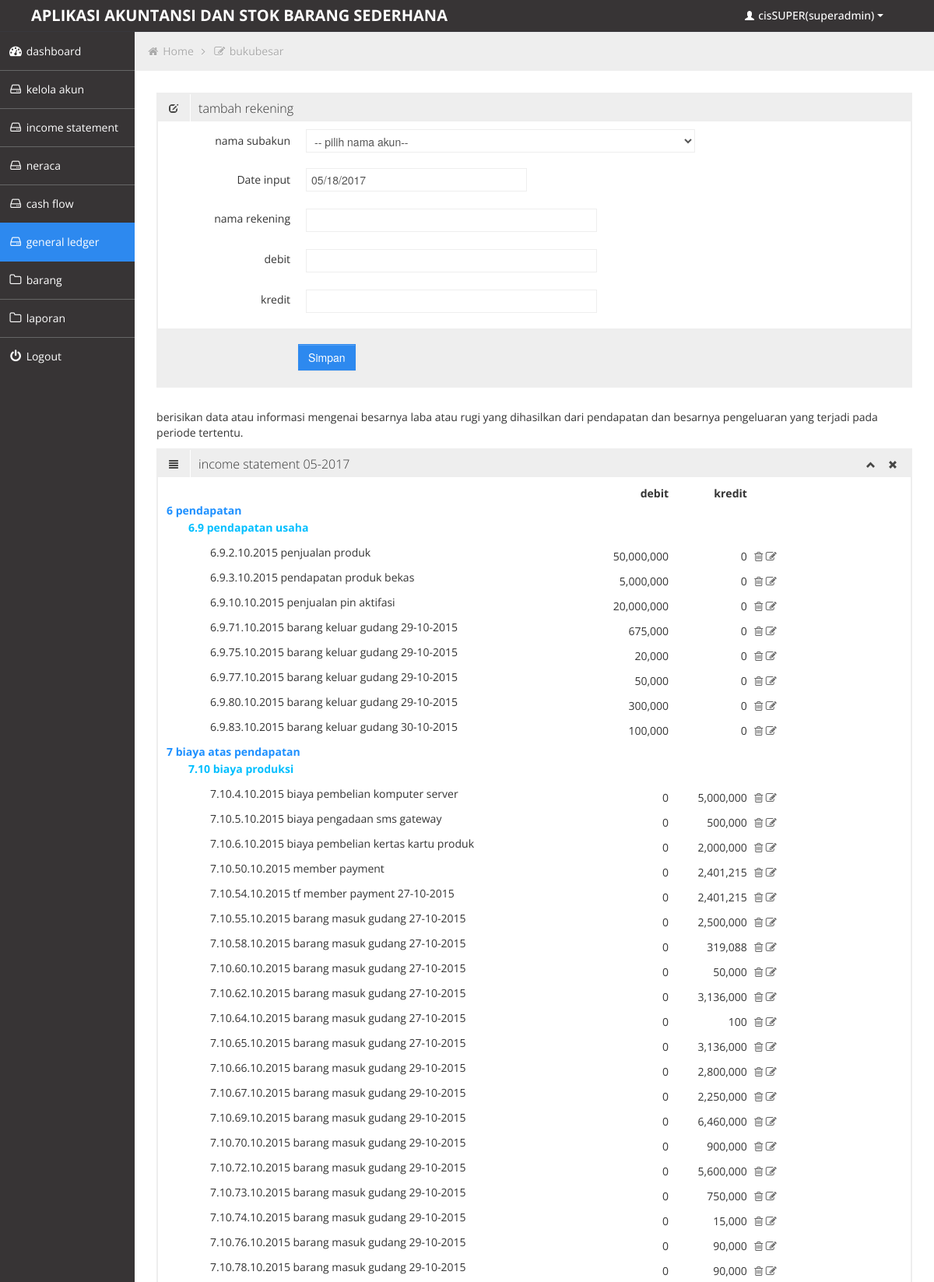
/admin/media.php?module=bukubesar&acc=view (signed in, upper part), run on the app's committed database.
### tables this page shows
CREATE TABLE IF NOT EXISTS `master` (
  `id_master` int(11) NOT NULL AUTO_INCREMENT,
  `nama_master` varchar(122) NOT NULL,
  `master_seo` varchar(122) NOT NULL,
  `status` varchar(122) NOT NULL,
  PRIMARY KEY (`id_master`)
);

CREATE TABLE IF NOT EXISTS `submaster` (
  `id_submaster` int(11) NOT NULL AUTO_INCREMENT,
  `nama_submaster` varchar(123) NOT NULL,
  `id_master` varchar(123) NOT NULL,
  PRIMARY KEY (`id_submaster`)
);

CREATE TABLE IF NOT EXISTS `income` (
  `id_income` int(11) NOT NULL AUTO_INCREMENT,
  `id_submaster` varchar(122) NOT NULL,
  `jumlah` varchar(122) NOT NULL,
  `nama_keterangan` varchar(122) NOT NULL,
  `tanggal` date NOT NULL,
  `debit` int(122) NOT NULL,
  `kredit` int(122) NOT NULL,
  `status` varchar(122) NOT NULL,
  PRIMARY KEY (`id_income`)
);

### admin/modul/bukubesar/bukubesar.php (the view, shortened to what this page needs)
<?php
$date=date('Y-m-d');
$iki=explode("-",$date);
?>
        <div class="row-fluid sortable">
				<div class="box span12">
					<div class="box-header" data-original-title>
						<h2><i class="halflings-icon edit"></i><span class="break"></span>tambah rekening</h2>
					</div>
					<div class="box-content">
						<form class="form-horizontal"  action="<?php echo $PHP_SELF ?> " method="post" enctype="multipart/form-data">
						  <fieldset>
						  	<div class="control-group">
							  <label class="control-label" for="typeahead">nama subakun </label>
							  <div class="controls">
								<select name="master"  style="width: 500px; ">
								    <option>-- pilih nama akun--</value>
								</select>
							  </div>
							</div>
							<div class="control-group">
							  <label class="control-label" for="date01">Date input</label>
							  <div class="controls">
								<input type="text" name="tanggal" class="input-xlarge datepicker" id="date01" value="<?php echo "".$iki[1]."/".$iki[2]."/".$iki[0]."";?>">
							  </div>
							</div>
							  <div class="control-group">
							  <label class="control-label" for="typeahead">nama rekening  </label>
							  <div class="controls">
								<input name="nama_keterangan" type="text" class="span6 typeahead" id="typeahead"  >
							  </div>
							</div>
							<div class="control-group">
							  <label class="control-label" for="typeahead">debit  </label>
							  <div class="controls">
								<input name="debit" type="number" class="span6 typeahead" id="typeahead"  >
							  </div>
							</div>
							<div class="control-group">
							  <label class="control-label" for="typeahead">kredit</label>
							  <div class="controls">
								<input name="kredit" type="number" class="span6 typeahead" id="typeahead"  >
							  </div>
							</div>
							<div class="form-actions">
							  <input type="submit" name="submit"class="btn btn-primary" value=" Simpan " >
							</div>
						  </fieldset>
						</form>
					</div>
				</div>
				</div>
				<p> berisikan data atau informasi mengenai besarnya laba atau rugi yang dihasilkan dari pendapatan dan besarnya pengeluaran yang terjadi pada periode tertentu.
            	<div class="row-fluid sortable">
				<div class="box span12">
					<div class="box-header">
						<h2><i class="halflings-icon align-justify"></i><span class="break"></span>income statement  <?php echo "".$iki[1]."-".$iki[0]."  " ?>
						  </h2>
						<div class="box-icon">
							<a href="#" class="btn-minimize"><i class="halflings-icon chevron-up"></i></a>
							<a href="#" class="btn-close"><i class="halflings-icon remove"></i></a>
						</div>
					</div>
					<div class="box-content">
						<table border="0" style="width: 800px; ">
							    <thead>
							  <tr>
								  <th> </th>
								  <th style="text-align: right;">debit</th>
								  <th style="text-align: right;">kredit</th>
							  </tr>
						  </thead>
							  <tbody>
							   <?php
						  $d=mysql_query("select * from master where status='laba/rugi' order by id_master asc");
						  while ($r=mysql_fetch_array($d))
						  {
						  ?>
							<tr>
								<td><?php echo "<b style=color:#1E90FF;>$r[id_master] $r[nama_master]</b>";?></td>
								<?php $f=mysql_query("select * from master,submaster where master.id_master=submaster.id_master and submaster.id_master='$r[id_master]' ");
								while ($t=mysql_fetch_array($f)){?>
								<tr><td class="center" ><?php echo "<p style=padding-left:2em ><b style=color:#00BFFF;>$r[id_master].$t[id_submaster] $t[nama_submaster]</b>";?></td>
								<?php $b=mysql_query("select * from submaster,income where income.id_submaster=submaster.id_submaster and submaster.id_submaster='$t[id_submaster]' order by income.id_income asc ");
								while ($o=mysql_fetch_array($b)){
								$debit=number_format($o[debit]);
								$kredit=number_format($o[kredit]);
								$belah=explode("-",$o[tanggal]);
								?>
								<tr><td class="center" ><?php echo "<p style=padding-left:4em >$r[id_master].$t[id_submaster].$o[id_income].".$belah[1].".".$belah[0]." $o[nama_keterangan]";?></td>
								<td class="center" style="text-align: right;"><?php echo "$debit";?></td>
								<td class="center" style="text-align: right;"><?php echo "$kredit";?></td>
								<td> &nbsp <a href="modul/income/dellincome.php?id=<?php echo "$o[id_income]";?>"><i class="icon-trash"></i></a> <a><i class="icon-edit"></a></td>
								</tr>
								<?php } ?>
								</tr>
							</tr>
							<?php
							}
							}
							?>
							  </tbody>
						 </table>
					</div>
				</div>
			</div>

### admin/css/style.css (style rules this page uses)
body { background: #F5F5F5; color: #333; border: none; font-family: 'Open Sans', sans-serif; font-weight: 400; }
a { color: #646464; }
h2 { font-size: 16px; line-height: 16px; }
.box { border: 2px solid #eee; background: #fff !important; margin-bottom: 28px; }
.box-header { height: 16px; font-size: 16px; line-height: 16px; padding: 10px; background: #eee; -webkit-box-shadow: none; -moz-box-shadow: none; box-shadow: none; overflow: hidden; }
.box-header h2 { float:left; margin-top: 0px; font-weight: 300; }
.box-header h2 i { margin: 0px 3px 0px 4px; opacity: .8; filter: alpha(opacity=80); -ms-filter:"progid:DXImageTransform.Microsoft.Alpha(Opacity=80)"; }
.box-header .box-icon { float:right; margin-top: 1px; }
.box-header .box-icon i { -webkit-transition: all 0.1s ease-in-out; -moz-transition: all 0.1s ease-in-out; -o-transition: all 0.1s ease-in-out; -ms-transition: all 0.1s ease-in-out; transition: all 0.1s ease-in-out; opacity: .8; filter: alpha(opacity=80); -ms-filter:"progid:DXImageTransform.Microsoft.Alpha(Opacity=80)"; }
.box-header .box-icon a { margin: 0px 5px; }
.box-content { position: relative; z-index: 50; margin-top: -1px; padding: 10px; background: #fff !important; }
.form-actions { padding: 19px 20px 20px; margin: 20px -10px -30px -10px; background-color: #eee; border-top: 1px solid #eee; *zoom: 1; }
.form-actions:before, .form-actions:after { display: table; line-height: 0; content: ""; }
.form-actions:after { clear: both; }
.btn { display: inline-block; padding: 6px 12px; margin-bottom: 0; font-size: 14px; font-weight: 500; line-height: 20px; text-align: center; white-space: nowrap; vertical-align: middle; cursor: pointer; border: 1px solid #a7a9aa; -webkit-border-radius: 0px !important; border-radius: 0px !important; }
.btn { color: #ffffff; background-color: #a7a9aa; border-color: #a7a9aa; background-image: none; filter: none; text-shadow: none; }
.btn-primary { background-color: #2D89EF; border-color: #2D89EF; }

### admin/css/halflings.css (style rules this page uses)
html, html .halflings { -webkit-font-smoothing: antialiased !important; }
.halflings-icon { display: inline-block; width: 14px; height: 14px; line-height: 14px; vertical-align: text-top; background-image: url(../img/glyphicons_halflings.svg); background-position: 0 0; background-repeat: no-repeat; vertical-align: top; *display: inline; *zoom: 1; *margin-right: .3em; }
.halflings-icon.remove { background-position: -312px 0; }
.halflings-icon.align-justify { background-position: -336px -48px; }
.halflings-icon.edit { background-position: -96px -72px; }
.halflings-icon.chevron-up { background-position: -288px -120px; }

### data on the page
master: id_master "6", nama_master "pendapatan"
submaster: id_master.id_master "6", id_submaster "9", nama_submaster "pendapatan usaha"
income: id_submaster.id_submaster "9", id_income "2", tanggal "10", tanggal "2015", nama_keterangan "penjualan produk", debit "50,000,000", kredit "0"
income: id_submaster.id_submaster "9", id_income "3", tanggal "10", tanggal "2015", nama_keterangan "pendapatan produk bekas", debit "5,000,000", kredit "0"
income: id_submaster.id_submaster "9", id_income "10", tanggal "10", tanggal "2015", nama_keterangan "penjualan pin aktifasi", debit "20,000,000", kredit "0"
income: id_submaster.id_submaster "9", id_income "71", tanggal "10", tanggal "2015", nama_keterangan "barang keluar gudang 29-10-2015", debit "675,000", kredit "0"
income: id_submaster.id_submaster "9", id_income "75", tanggal "10", tanggal "2015", nama_keterangan "barang keluar gudang 29-10-2015", debit "20,000", kredit "0"
income: id_submaster.id_submaster "9", id_income "77", tanggal "10", tanggal "2015", nama_keterangan "barang keluar gudang 29-10-2015", debit "50,000", kredit "0"
income: id_submaster.id_submaster "9", id_income "80", tanggal "10", tanggal "2015", nama_keterangan "barang keluar gudang 29-10-2015", debit "300,000", kredit "0"
income: id_submaster.id_submaster "9", id_income "83", tanggal "10", tanggal "2015", nama_keterangan "barang keluar gudang 30-10-2015", debit "100,000", kredit "0"
master: id_master "7", nama_master "biaya atas pendapatan"
submaster: id_master.id_master "7", id_submaster "10", nama_submaster "biaya produksi"
income: id_submaster.id_submaster "10", id_income "4", tanggal "10", tanggal "2015", nama_keterangan "biaya pembelian komputer server", debit "0", kredit "5,000,000"
income: id_submaster.id_submaster "10", id_income "5", tanggal "10", tanggal "2015", nama_keterangan "biaya pengadaan sms gateway", debit "0", kredit "500,000"
income: id_submaster.id_submaster "10", id_income "6", tanggal "10", tanggal "2015", nama_keterangan "biaya pembelian kertas kartu produk", debit "0", kredit "2,000,000"
income: id_submaster.id_submaster "10", id_income "50", tanggal "10", tanggal "2015", nama_keterangan "member payment", debit "0", kredit "2,401,215"
income: id_submaster.id_submaster "10", id_income "54", tanggal "10", tanggal "2015", nama_keterangan "tf member payment 27-10-2015", debit "0", kredit "2,401,215"
income: id_submaster.id_submaster "10", id_income "55", tanggal "10", tanggal "2015", nama_keterangan "barang masuk gudang 27-10-2015", debit "0", kredit "2,500,000"
income: id_submaster.id_submaster "10", id_income "58", tanggal "10", tanggal "2015", nama_keterangan "barang masuk gudang 27-10-2015", debit "0", kredit "319,088"
income: id_submaster.id_submaster "10", id_income "60", tanggal "10", tanggal "2015", nama_keterangan "barang masuk gudang 27-10-2015", debit "0", kredit "50,000"
income: id_submaster.id_submaster "10", id_income "62", tanggal "10", tanggal "2015", nama_keterangan "barang masuk gudang 27-10-2015", debit "0", kredit "3,136,000"
income: id_submaster.id_submaster "10", id_income "64", tanggal "10", tanggal "2015", nama_keterangan "barang masuk gudang 27-10-2015", debit "0", kredit "100"
income: id_submaster.id_submaster "10", id_income "65", tanggal "10", tanggal "2015", nama_keterangan "barang masuk gudang 27-10-2015", debit "0", kredit "3,136,000"
income: id_submaster.id_submaster "10", id_income "66", tanggal "10", tanggal "2015", nama_keterangan "barang masuk gudang 29-10-2015", debit "0", kredit "2,800,000"
income: id_submaster.id_submaster "10", id_income "67", tanggal "10", tanggal "2015", nama_keterangan "barang masuk gudang 29-10-2015", debit "0", kredit "2,250,000"
income: id_submaster.id_submaster "10", id_income "69", tanggal "10", tanggal "2015", nama_keterangan "barang masuk gudang 29-10-2015", debit "0", kredit "6,460,000"
income: id_submaster.id_submaster "10", id_income "70", tanggal "10", tanggal "2015", nama_keterangan "barang masuk gudang 29-10-2015", debit "0", kredit "900,000"
income: id_submaster.id_submaster "10", id_income "72", tanggal "10", tanggal "2015", nama_keterangan "barang masuk gudang 29-10-2015", debit "0", kredit "5,600,000"
income: id_submaster.id_submaster "10", id_income "73", tanggal "10", tanggal "2015", nama_keterangan "barang masuk gudang 29-10-2015", debit "0", kredit "750,000"
income: id_submaster.id_submaster "10", id_income "74", tanggal "10", tanggal "2015", nama_keterangan "barang masuk gudang 29-10-2015", debit "0", kredit "15,000"
income: id_submaster.id_submaster "10", id_income "76", tanggal "10", tanggal "2015", nama_keterangan "barang masuk gudang 29-10-2015", debit "0", kredit "90,000"
income: id_submaster.id_submaster "10", id_income "78", tanggal "10", tanggal "2015", nama_keterangan "barang masuk gudang 29-10-2015", debit "0", kredit "90,000"

### other printed values
$_SESSION[namalengkap] "cisSUPER"
$_SESSION[level] "superadmin"
$_GET[module] "bukubesar"
$iki[1] "05"
$iki[0] "2017"
